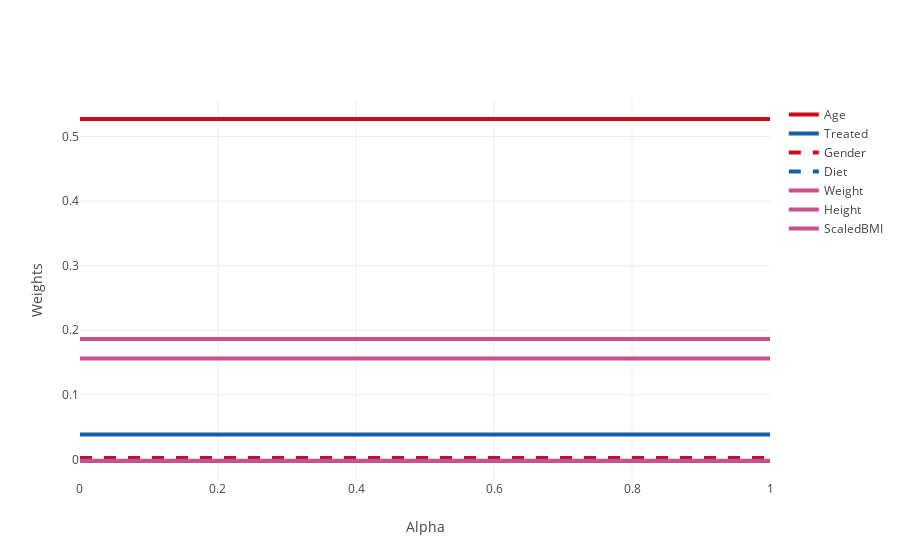

This figure's notebook cell:
### Code cell
'Age', 'Treated', 'Gender', 'FamilySize', 'Diet', 'Weight', 'Height', 'ScaledBMI'
trace0 = Scatter(
    x = alphas,
    y = Lasso_df['Age'],
    name = 'Age',
    line = dict(
        color = ('rgb(205, 12, 24)'),
        width = 4)
    )
trace1 = Scatter(
    x = alphas,
    y = Lasso_df['Treated'],
    name = 'Treated',
    line = dict(
        color = ('rgb(22, 96, 167)'),
        width = 4)
)
trace2 = Scatter(
    x = alphas,
    y = Lasso_df['Gender'],
    name = 'Gender',
    line = dict(
        color = ('rgb(205, 12, 24)'),
        width = 4,
        dash = 'dash') # dash options include 'dash', 'dot', and 'dashdot'
)
trace3 = Scatter(
    x = alphas,
    y = Lasso_df['Diet'],
    name = 'Diet',
    line = dict(
        color = ('rgb(22, 96, 167)'),
        width = 4,
        dash = 'dash')
)
trace4 = Scatter(
    x = alphas,
    y = Lasso_df['Weight'],
    name = 'Weight',
    line = dict(
        color = ('rgb(200, 80, 140)'),
        width = 4,)
)
trace5 = Scatter(
    x = alphas,
    y = Lasso_df['Height'],
    name = 'Height',
    line = dict(
        color = ('rgb(200, 80, 140)'),
        width = 4,)
)
trace6 = Scatter(
    x = alphas,
    y = Lasso_df['ScaledBMI'],
    name = 'ScaledBMI',
    line = dict(
        color = ('rgb(200, 80, 140)'),
        width = 4,)
)

data = [trace0, trace1, trace2, trace3, trace4, trace5, trace6]

layout = dict(xaxis = dict(title = 'Alpha'),
              yaxis = dict(title = 'Weights'),
              )

fig = dict(data = data, layout = layout)
plot.iplot(fig, filename='LassoRegression.html')
